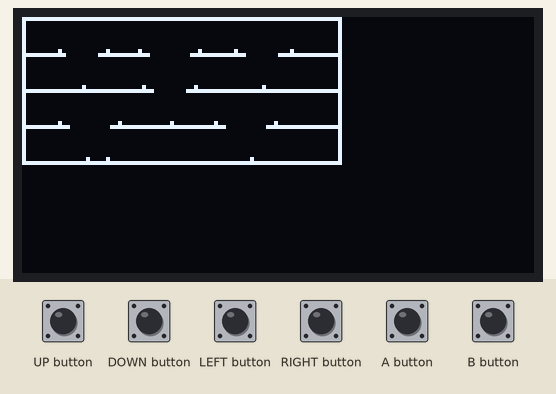
Bench run of a sketch on a simulated Arduboy, built with avr-gcc and run on an emulated ATmega32U4. Parts: 128×64 one-colour display. The inputs (shaded band) are chosen by the test bench.

Above: at 1.27 s.

The sketch:

walk_ai.ino
```cpp
#include <math.h>
#include <Arduboy2.h>


//*************************************************
// Enum
//*************************************************
enum COLOR_ENUM {
  TRANSPARENT = -1,DARK1,DARK2,DARK3,LIGHT1,LIGHT2,LIGHT3,INVERT1,INVERT2,COLOR_COUNT,DEFAULT_COLOR = LIGHT1,};


//*************************************************
// Find path
//*************************************************
#define MAX 20

//*************************************************
// Constant and Macro
//*************************************************
#define VIEW_SIZE_X 128
#define VIEW_SIZE_Y 64
#define MAX_HIT_BOX_COUNT 120
#define VALID_HIT_LENGTH 64
//
#define HIT_BOX_INDEX_COLOR_BASE     0
#define HIT_BOX_INDEX_TEXT_BASE      (HIT_BOX_INDEX_COLOR_BASE + COLOR_COUNT)
#define HIT_BOX_INDEX_CHARACTER_BASE (HIT_BOX_INDEX_TEXT_BASE + TEXT_PATTERN_COUNT)
//
#define CHARACTER_WIDTH 6
#define CHARACTER_HEIGHT 6
#define TEXT_PATTERN_COUNT 94
#define MAX_CHARACTER_PATTERN_COUNT 26
//
#define M_PI 3.14159265358979323846
//
#define VEC_XY(v) v.x, v.y
#define getColor(color) (pgm_read_byte(&colorTable[color]))

//*************************************************
// New Type
//*************************************************
typedef struct {uint8_t index;int8_t  x;int8_t  y;uint8_t w;uint8_t h;} HitBox;
typedef struct {uint16_t isColliding[8];} Collision;
typedef struct {float x;float y;} Vector;
typedef struct {uint8_t x:4;uint8_t y:4;uint8_t w:4;uint8_t h:4;} CharacterHitBox;
typedef struct {uint8_t grid[CHARACTER_WIDTH];CharacterHitBox hitBox;} CharacterData;

//*************************************************
// Text Data
//*************************************************
PROGMEM const uint8_t textPatterns[TEXT_PATTERN_COUNT][CHARACTER_WIDTH] = {
    { 0x00, 0x00, 0x00, 0x2E, 0x00, 0x00 },
    { 0x00, 0x00, 0x06, 0x00, 0x06, 0x00 },
    { 0x00, 0x14, 0x3E, 0x14, 0x3E, 0x14 },
    { 0x00, 0x04, 0x2A, 0x3E, 0x2A, 0x10 },
    { 0x00, 0x26, 0x10, 0x08, 0x04, 0x32 },
    { 0x00, 0x14, 0x2A, 0x2C, 0x10, 0x28 },
    { 0x00, 0x00, 0x00, 0x06, 0x00, 0x00 },
    { 0x00, 0x00, 0x1C, 0x22, 0x00, 0x00 },
    { 0x00, 0x00, 0x22, 0x1C, 0x00, 0x00 },
    { 0x00, 0x14, 0x08, 0x3E, 0x08, 0x14 },
    { 0x00, 0x08, 0x08, 0x3E, 0x08, 0x08 },
    { 0x00, 0x00, 0x20, 0x10, 0x00, 0x00 },
    { 0x00, 0x08, 0x08, 0x08, 0x08, 0x08 },
    { 0x00, 0x00, 0x00, 0x20, 0x00, 0x00 },
    { 0x00, 0x20, 0x10, 0x08, 0x04, 0x02 },
    { 0x00, 0x1C, 0x32, 0x2A, 0x26, 0x1C },
    { 0x00, 0x24, 0x22, 0x3E, 0x20, 0x20 },
    { 0x00, 0x24, 0x32, 0x2A, 0x2A, 0x24 },
    { 0x00, 0x14, 0x22, 0x2A, 0x2A, 0x14 },
    { 0x00, 0x18, 0x14, 0x12, 0x3E, 0x10 },
    { 0x00, 0x2E, 0x2A, 0x2A, 0x2A, 0x12 },
    { 0x00, 0x1C, 0x2A, 0x2A, 0x2A, 0x10 },
    { 0x00, 0x06, 0x22, 0x12, 0x0A, 0x06 },
    { 0x00, 0x14, 0x2A, 0x2A, 0x2A, 0x14 },
    { 0x00, 0x04, 0x2A, 0x2A, 0x2A, 0x1C },
    { 0x00, 0x00, 0x00, 0x14, 0x00, 0x00 },
    { 0x00, 0x00, 0x20, 0x14, 0x00, 0x00 },
    { 0x00, 0x08, 0x14, 0x14, 0x22, 0x22 },
    { 0x00, 0x14, 0x14, 0x14, 0x14, 0x14 },
    { 0x00, 0x22, 0x22, 0x14, 0x14, 0x08 },
    { 0x00, 0x04, 0x02, 0x2A, 0x0A, 0x04 },
    { 0x00, 0x1C, 0x22, 0x2A, 0x2A, 0x0C },
    { 0x00, 0x3C, 0x0A, 0x0A, 0x0A, 0x3C },
    { 0x00, 0x3E, 0x2A, 0x2A, 0x2A, 0x14 },
    { 0x00, 0x1C, 0x22, 0x22, 0x22, 0x14 },
    { 0x00, 0x3E, 0x22, 0x22, 0x22, 0x1C },
    { 0x00, 0x3E, 0x2A, 0x2A, 0x2A, 0x22 },
    { 0x00, 0x3E, 0x0A, 0x0A, 0x0A, 0x02 },
    { 0x00, 0x1C, 0x22, 0x22, 0x2A, 0x18 },
    { 0x00, 0x3E, 0x08, 0x08, 0x08, 0x3E },
    { 0x00, 0x22, 0x22, 0x3E, 0x22, 0x22 },
    { 0x00, 0x10, 0x20, 0x22, 0x1E, 0x02 },
    { 0x00, 0x3E, 0x08, 0x08, 0x14, 0x22 },
    { 0x00, 0x3E, 0x20, 0x20, 0x20, 0x20 },
    { 0x00, 0x3E, 0x04, 0x08, 0x04, 0x3E },
    { 0x00, 0x3E, 0x04, 0x08, 0x10, 0x3E },
    { 0x00, 0x1C, 0x22, 0x22, 0x22, 0x1C },
    { 0x00, 0x3E, 0x0A, 0x0A, 0x0A, 0x04 },
    { 0x00, 0x1C, 0x22, 0x22, 0x32, 0x3C },
    { 0x00, 0x3E, 0x0A, 0x0A, 0x0A, 0x34 },
    { 0x00, 0x24, 0x2A, 0x2A, 0x2A, 0x12 },
    { 0x00, 0x02, 0x02, 0x3E, 0x02, 0x02 },
    { 0x00, 0x1E, 0x20, 0x20, 0x20, 0x1E },
    { 0x00, 0x0E, 0x10, 0x20, 0x10, 0x0E },
    { 0x00, 0x1E, 0x20, 0x1C, 0x20, 0x1E },
    { 0x00, 0x22, 0x14, 0x08, 0x14, 0x22 },
    { 0x00, 0x02, 0x04, 0x38, 0x04, 0x02 },
    { 0x00, 0x22, 0x32, 0x2A, 0x26, 0x22 },
    { 0x00, 0x00, 0x00, 0x3E, 0x22, 0x00 },
    { 0x00, 0x02, 0x04, 0x08, 0x10, 0x20 },
    { 0x00, 0x00, 0x00, 0x22, 0x3E, 0x00 },
    { 0x00, 0x00, 0x04, 0x02, 0x04, 0x00 },
    { 0x00, 0x20, 0x20, 0x20, 0x20, 0x20 },
    { 0x00, 0x00, 0x00, 0x04, 0x08, 0x00 },
    { 0x00, 0x18, 0x24, 0x24, 0x3C, 0x00 },
    { 0x00, 0x3E, 0x28, 0x28, 0x10, 0x00 },
    { 0x00, 0x18, 0x24, 0x24, 0x24, 0x00 },
    { 0x00, 0x10, 0x28, 0x28, 0x3E, 0x00 },
    { 0x00, 0x18, 0x34, 0x2C, 0x08, 0x00 },
    { 0x00, 0x00, 0x08, 0x3C, 0x0A, 0x00 },
    { 0x00, 0x04, 0x2A, 0x2A, 0x1C, 0x00 },
    { 0x00, 0x00, 0x3E, 0x08, 0x30, 0x00 },
    { 0x00, 0x00, 0x00, 0x34, 0x00, 0x00 },
    { 0x00, 0x00, 0x20, 0x1A, 0x00, 0x00 },
    { 0x00, 0x00, 0x3E, 0x10, 0x28, 0x00 },
    { 0x00, 0x00, 0x22, 0x3E, 0x20, 0x00 },
    { 0x00, 0x3C, 0x04, 0x1C, 0x04, 0x38 },
    { 0x00, 0x3C, 0x04, 0x04, 0x38, 0x00 },
    { 0x00, 0x18, 0x24, 0x24, 0x18, 0x00 },
    { 0x00, 0x3C, 0x14, 0x14, 0x08, 0x00 },
    { 0x00, 0x08, 0x14, 0x14, 0x3C, 0x00 },
    { 0x00, 0x3C, 0x08, 0x04, 0x04, 0x00 },
    { 0x00, 0x28, 0x2C, 0x34, 0x14, 0x00 },
    { 0x00, 0x00, 0x08, 0x1C, 0x28, 0x00 },
    { 0x00, 0x1C, 0x20, 0x20, 0x3C, 0x00 },
    { 0x00, 0x0C, 0x30, 0x30, 0x0C, 0x00 },
    { 0x00, 0x1C, 0x20, 0x18, 0x20, 0x1C },
    { 0x00, 0x24, 0x18, 0x18, 0x24, 0x00 },
    { 0x00, 0x24, 0x18, 0x08, 0x04, 0x00 },
    { 0x00, 0x24, 0x34, 0x2C, 0x24, 0x00 },
    { 0x00, 0x00, 0x08, 0x36, 0x22, 0x00 },
    { 0x00, 0x00, 0x00, 0x3E, 0x00, 0x00 },
    { 0x00, 0x00, 0x22, 0x36, 0x08, 0x00 },
    { 0x00, 0x08, 0x04, 0x08, 0x10, 0x08 },
};
PROGMEM static const CharacterData characters_set[] = {
  {{ 0x0F, 0x39, 0x0F, 0x09, 0x3F, 0x0F }, { 0, 0, 6, 6 }},
  {{ 0x3E, 0x32, 0x1E, 0x12, 0x3E, 0x3E }, { 0, 1, 6, 5 }},
  {{ 0x00, 0x0E, 0x3B, 0x3D, 0x1F, 0x0E }, { 1, 0, 5, 6 }},
};


//*************************************************
// Global variable
//*************************************************
Arduboy2 arduboy;
//static Arduboy2Base arduboy;

static HitBox hitBoxes[MAX_HIT_BOX_COUNT];
static uint8_t hitBoxesIndex;

PROGMEM static const uint8_t colorTable[] = {
  BLACK, BLACK, BLACK, WHITE, WHITE, WHITE, INVERT, INVERT
};

int8_t color;
float thickness;
float barCenterPosRatio;
bool hasCollision;

static uint8_t drawingHitBoxesIndex;

static const CharacterData *characters;


//*************************************************
// Vector
//*************************************************
Vector* vectorSet(Vector* vec, float x, float y) {vec->x = x;vec->y = y;return vec;}
Vector* vectorAdd(Vector* vec, float x, float y) {vec->x += x;vec->y += y;return vec;}
Vector* vectorMul(Vector* vec, float v) {vec->x *= v;vec->y *= v;return vec;}
Vector* rotate(Vector* vec, float angle) {float tx = vec->x;vec->x = tx * cosf(angle) - vec->y * sinf(angle);vec->y = tx * sinf(angle) + vec->y * cosf(angle);return vec;}
Vector* addWithAngle(Vector* vec, float angle, float length) {vec->x += cosf(angle) * length; vec->y += sinf(angle) * length; return vec;}
float angleTo(Vector* vec, float x, float y) {return atan2f(y - vec->y, x - vec->x);}
float distanceTo(Vector* vec, float x, float y) {float ox = x - vec->x;float oy = y - vec->y;return sqrtf(ox * ox + oy * oy);}
float vectorAngle(Vector* vec) { return atan2f(vec->y, vec->x); }
float vectorLength(Vector* vec) {return sqrtf(vec->x * vec->x + vec->y * vec->y);}


//*************************************************
// Collision and HitBox
//*************************************************
static void initCollision(Collision *collision) {memset(collision, 0, sizeof(Collision));}
static bool testCollision(HitBox r1, HitBox r2) {int16_t ox = r2.x - r1.x; int16_t oy = r2.y - r1.y; return -r2.w < ox && ox < r1.w && -r2.h < oy && oy < r1.h;}
static void checkHitBox(Collision *cl, HitBox hitBox) {
  //arduboy.print(hitBoxesIndex);
  for (uint8_t i = 0; i < hitBoxesIndex; i++) {
    HitBox hb = hitBoxes[i];
    if (testCollision(hb, hitBox)) {
      bitSet(cl->isColliding[(hb.index >> 4)], hb.index & 0xF);
      //arduboy.print(":");arduboy.print(hb.index);arduboy.print(":");arduboy.print(hb.index>>4);arduboy.print(":");arduboy.print(hb.index & 0xF);
    }
  }
  //arduboy.print("\n");
}

static bool isValidHitCoord(float x, float y) {return x >= -VALID_HIT_LENGTH && x < VIEW_SIZE_X + VALID_HIT_LENGTH && y >= -VALID_HIT_LENGTH && y < VIEW_SIZE_Y + VALID_HIT_LENGTH;}
static bool isCollidingSomething(Collision *cl, uint8_t index) {return cl->isColliding[(index >> 4)] & bit(index & 0xF);}
bool colRect(Collision *cl, uint8_t color) {
  if (color >= DARK1 && color < COLOR_COUNT) {
    uint8_t index = HIT_BOX_INDEX_COLOR_BASE + color;
    return isCollidingSomething(cl, index);
  }
  return false;
}

//*************************************************
// Drawing
//*************************************************

void md_drawRect(float _x, float _y, float _w, float _h, int8_t color) {
  arduboy.fillRect(_x, _y, _w, _h, color);
}


static void beginAddingRects(void) { drawingHitBoxesIndex = hitBoxesIndex; }

static void addRect(bool isAlignCenter, float x, float y, float w, float h,
                    Collision *hitCollision) {
  if (isAlignCenter) {
    x -= w / 2;
    y -= h / 2;
  }
  if (hasCollision && isValidHitCoord(x, y)) {
    HitBox hb;
    hb.index = HIT_BOX_INDEX_COLOR_BASE + color;
    hb.x = x;
    hb.y = y;
    hb.w = w;
    hb.h = h;
    checkHitBox(hitCollision, hb);
    if (color > TRANSPARENT && drawingHitBoxesIndex < MAX_HIT_BOX_COUNT) {
      hitBoxes[drawingHitBoxesIndex] = hb;
      drawingHitBoxesIndex++;
    }
  }
  if (color > TRANSPARENT && color < COLOR_COUNT) {
    md_drawRect(x, y, w, h, color);
  }
}

static void addHitBox(HitBox hb) {
  if (hitBoxesIndex < MAX_HIT_BOX_COUNT) {
    hitBoxes[hitBoxesIndex] = hb;
    hitBoxesIndex++;
  } else {
    // Too many hit boxes!
  }
}

static void endAddingRects(void) {
  hitBoxesIndex = drawingHitBoxesIndex;
}

float clamp(float v, float low, float high) {return fmaxf(low, fminf(v, high));}

static void drawLine(float x, float y, float ox, float oy, Collision *hitCollision) {
  float lx = fabsf(ox);
  float ly = fabsf(oy);
  float t = thickness * 1.5f;
  t = clamp(t, 3, 10);
  uint8_t rn = ceilf(lx > ly ? lx / t : ly / t);
  rn = clamp(rn, 3, 49);
  ox /= (rn - 1);
  oy /= (rn - 1);
  for (uint8_t i = 0; i < rn; i++) {
    addRect(true, x, y, thickness, thickness, hitCollision);
    x += ox;
    y += oy;
  }
}

Collision rect(float x, float y, float w, float h) {
  Collision hitCollision;
  initCollision(&hitCollision);
  beginAddingRects();
  addRect(false, x, y, w, h, &hitCollision);
  endAddingRects();
  return hitCollision;
}

Collision box(float x, float y, float w, float h) {
  Collision hitCollision;
  initCollision(&hitCollision);
  beginAddingRects();
  addRect(true, x, y, w, h, &hitCollision);
  endAddingRects();
  return hitCollision;
}

Collision line(float x1, float y1, float x2, float y2) {
  Collision hitCollision;
  initCollision(&hitCollision);
  beginAddingRects();
  drawLine(x1, y1, x2 - x1, y2 - y1, &hitCollision);
  endAddingRects();
  return hitCollision;
}

Collision bar(float x, float y, float length, float angle) {
  Collision hitCollision;
  initCollision(&hitCollision);
  Vector l;
  rotate(vectorSet(&l, length, 0), angle);
  Vector p;
  vectorSet(&p, x - l.x * barCenterPosRatio, y - l.y * barCenterPosRatio);
  beginAddingRects();
  drawLine(p.x, p.y, l.x, l.y, &hitCollision);
  endAddingRects();
  return hitCollision;
}

Collision arc(float centerX, float centerY, float radius, float angleFrom,
              float angleTo) {
  Collision hitCollision;
  initCollision(&hitCollision);
  beginAddingRects();
  float af, ao;
  if (angleFrom > angleTo) {
    af = angleTo;
    ao = angleFrom - angleTo;
  } else {
    af = angleFrom;
    ao = angleTo - angleFrom;
  }
  if (ao < 0.01f) {
    return hitCollision;
  }
  if (ao < 0) {
    ao = 0;
  } else if (ao > M_PI * 2) {
    ao = M_PI * 2;
  }
  uint8_t lc = ceilf(ao * sqrtf(radius * 0.125f));
  lc = clamp(lc, 1, 18);
  float ai = ao / lc;
  float a = af;
  float p1x = radius * cosf(a) + centerX;
  float p1y = radius * sinf(a) + centerY;
  float p2x, p2y;
  float ox, oy;
  for (uint8_t i = 0; i < lc; i++) {
    a += ai;
    p2x = radius * cosf(a) + centerX;
    p2y = radius * sinf(a) + centerY;
    ox = p2x - p1x;
    oy = p2y - p1y;
    drawLine(p1x, p1y, ox, oy, &hitCollision);
    p1x = p2x;
    p1y = p2y;
  }
  endAddingRects();
  return hitCollision;
}

void md_drawCharacter(const uint8_t grid[CHARACTER_WIDTH], float x, float y, int8_t color) {
  arduboy.drawBitmap((int16_t)x, (int16_t)y, grid, CHARACTER_WIDTH, CHARACTER_HEIGHT, getColor(color));
}

static void drawCharacter(uint8_t index, float x, float y, bool _hasCollision,
                          bool isText, Collision *hitCollision) {
  if ((isText && (index < '!' || index > '~')) ||
      (!isText && (index < 'a' || index > 'z'))) {
    return;
  }
  if (color > TRANSPARENT && color < COLOR_COUNT &&
      x > -CHARACTER_WIDTH && x < VIEW_SIZE_X &&
      y > -CHARACTER_HEIGHT && y < VIEW_SIZE_Y) {
    const uint8_t *grid =
        isText ? textPatterns[index - '!'] : characters[index - 'a'].grid;
    md_drawCharacter(grid, x, y, color);
  }
  if (hasCollision && _hasCollision && isValidHitCoord(x, y)) {
    HitBox hb;
    if (isText) {
      hb.index = HIT_BOX_INDEX_TEXT_BASE + (index - '!');
      hb.x = x + 1;
      hb.y = y + 1;
      hb.w = CHARACTER_WIDTH - 1;
      hb.h = CHARACTER_HEIGHT - 1;
    } else {
      hb.index = HIT_BOX_INDEX_CHARACTER_BASE + (index - 'a');
      CharacterHitBox chb;
      *((uint16_t *)&chb) = pgm_read_word(&characters[index - 'a'].hitBox);
      hb.x = x + chb.x;
      hb.y = y + chb.y;
      hb.w = chb.w;
      hb.h = chb.h;
    }
    checkHitBox(hitCollision, hb);
    if (color > TRANSPARENT) {
      addHitBox(hb);
    }
  }
}

Collision character(char character, float x, float y) {
  Collision hitCollision;
  initCollision(&hitCollision);
  x -= CHARACTER_WIDTH / 2;
  y -= CHARACTER_HEIGHT / 2;
  drawCharacter(character, x, y, true, false, &hitCollision);
  return hitCollision;
}

//*******************************************************
// Path data
//*******************************************************
int Path[MAX];

int8_t Parents[MAX][MAX] = {
  {-1, 0, 0, 0, 3, 1, 1, 8, 4, 4, 9, 7, 7, 12, 15, 10, 10},
  {1, -1, 0, 0, 5, 1, 1, 8, 4, 4, 9, 7, 7, 12, 15, 10, 10},
  {3, 0, -1, 2, 3, 4, 1, 8, 4, 4, 9, 7, 7, 12, 15, 10, 10},
  {3, 0, 3, -1, 3, 4, 1, 8, 4, 4, 9, 7, 7, 12, 15, 10, 10},
  {3, 5, 3, 4, -1, 4, 5, 8, 4, 4, 9, 7, 7, 12, 15, 10, 10},
  {1, 5, 0, 4, 5, -1, 5, 8, 4, 4, 9, 7, 7, 12, 15, 10, 10},
  {1, 6, 0, 0, 5, 6, -1, 8, 4, 4, 9, 7, 7, 12, 15, 10, 10},
  {3, 5, 3, 4, 8, 4, 5, -1, 7, 8, 9, 7, 7, 12, 13, 10, 10},
  {3, 5, 3, 4, 8, 4, 5, 8, -1, 8, 9, 7, 7, 12, 13, 10, 10},
  {3, 5, 3, 4, 9, 4, 5, 8, 9, -1, 9, 7, 7, 12, 15, 10, 10},
  {3, 5, 3, 4, 9, 4, 5, 8, 9, 10, -1, 7, 7, 14, 15, 10, 10},
  {3, 5, 3, 4, 8, 4, 5, 11, 7, 8, 9, -1, 11, 12, 13, 14, 10},
  {3, 5, 3, 4, 8, 4, 5, 12, 7, 8, 9, 12, -1, 12, 13, 14, 15},
  {3, 5, 3, 4, 8, 4, 5, 12, 7, 8, 15, 12, 13, -1, 13, 14, 15},
  {3, 5, 3, 4, 9, 4, 5, 12, 7, 10, 15, 12, 13, 14, -1, 14, 15},
  {3, 5, 3, 4, 9, 4, 5, 8, 9, 10, 15, 12, 13, 14, 15, -1, 15},
  {3, 5, 3, 4, 9, 4, 5, 8, 9, 10, 16, 7, 13, 14, 15, 16, -1},
};

// AI
float x=-99,y=-99;
int state_ai, pathIndex, go_method, tmp;
HitBox P,T;

void getPath(int src, int des, int Res[], int8_t parents[MAX][MAX])
{
  int c=0, L[MAX];
  for(;des>=0;){ L[c++]=des; des=parents[src][des]; }
  for(int i=0; i<c; i++)Res[i]=L[c-i-1];
  Res[c]=-1;
}


void setup()
{
  arduboy.begin();
  arduboy.setFrameRate(60);
  arduboy.clear();
  //
  hitBoxesIndex = 0;
  characters = characters_set;
  //
  hasCollision = true;
  color = LIGHT1;
  thickness = 1.0f;
  barCenterPosRatio = 0.5;

  //for(int i=0; Path[i]>=0; i++){ arduboy.print(Path[i]); arduboy.print(" "); }

  state_ai = 0; tmp = 0; x=40; y=35;

  arduboy.display();
}

void drawScene(){
  hasCollision = false;
  // Scene objects
  rect(0,0, 80,1);
  rect(0,0, 1,37);
  rect(79,0, 1,37);
  rect(0,36, 80,1);
  //
  rect(0,27, 12,1); rect(22,27, 29,1); rect(61,27, 18,1);
  rect(0,18, 33,1); rect(41,18, 38,1);
  rect(0,9, 11,1); rect(19,9, 13,1); rect(42,9, 14,1); rect(64,9, 15,1);

  // Add points to hitBoxes array
  hasCollision = true;
  color = LIGHT1;
  rect(16,35,1,1); // 0
  rect(57,35,1,1); // 1
  rect( 9,26,1,1); // 2
  rect(24,26,1,1); // 3
  rect(37,26,1,1); // 4
  rect(48,26,1,1); // 5
  rect(63,26,1,1); // 6
  rect(15,17,1,1); // 7
  rect(30,17,1,1); // 8
  rect(43,17,1,1); // 9
  rect(60,17,1,1); // 10
  rect( 9, 8,1,1); // 11
  rect(21, 8,1,1); // 12
  rect(29, 8,1,1); // 13
  rect(44, 8,1,1); // 14
  rect(53, 8,1,1); // 15
  rect(67, 8,1,1); // 16
  // actor
  rect(x,y, 1,1);
}

void updateAI(){
  int8_t pathFrom, pathTo;
  switch(state_ai){
    case 0: // Thinging

            // Determine a path (loop between paths)
            if(tmp==0){pathFrom = 0; pathTo = 16;}
            else if(tmp==1){pathFrom = 16; pathTo = 14;}
            else if(tmp==2){pathFrom = 14; pathTo = 1;}
            tmp++; if(tmp>2)tmp=0;
            //
            pathIndex = 0;
            getPath(pathFrom, pathTo, Path, Parents);
            state_ai = 1;
            break;
    case 1: // Prepare from pointA to pointB or thinging again
            // End of path if no next point
            if(Path[pathIndex+1]<0){state_ai=0;break;}
            // Current edge in path, from P to T
            P = hitBoxes[Path[pathIndex]];    // From point
            T = hitBoxes[Path[pathIndex+1]];  // To point
            state_ai = 2; go_method = 0;
            break;
    case 2: // Goto point from P to T
            switch(go_method){
              case 0: // Goto start position
                      if(x<P.x)x+=0.25f;  if(x>P.x)x-=0.25f;
                      if(x==P.x){
                        if(y==T.y) go_method=1; // walk only
                        if(y>T.y)  go_method=2; // up-walk
                        if(y<T.y)  go_method=3; // walk-down and walk
                      }
                      break;
              case 1: // walk only
                      if(x<T.x)x+=0.25f;  if(x>T.x)x-=0.25f;
                      if(x==T.x){pathIndex++; state_ai=1;} //next point
                      break;
              case 2: // up-walk
                      if(y>T.y)y-=0.25f; else y=T.y;
                      if(y==T.y){
                        if(x<T.x)x+=0.25f; if(x>T.x)x-=0.25f;
                        if(x==T.x){pathIndex++; state_ai=1;} //next point
                      }
                      break;
              case 3: // walk-down-walk
                      if(x<T.x)x+=0.25f;  if(x>T.x)x-=0.25f;
                      if(x==T.x){
                        if(y<T.y)y+=0.25f;
                        if(y==T.y)go_method=1;
                      }
                      break;
            }
  }
}


void loop()
{

  if (!arduboy.nextFrame()) return;
  arduboy.clear();
  hitBoxesIndex = 0;

  drawScene();
  updateAI();

  if(arduboy.pressed(UP_BUTTON)) {
    state_ai = 0; tmp = 0; x=40; y=35;
  }

  arduboy.display();
}
```
